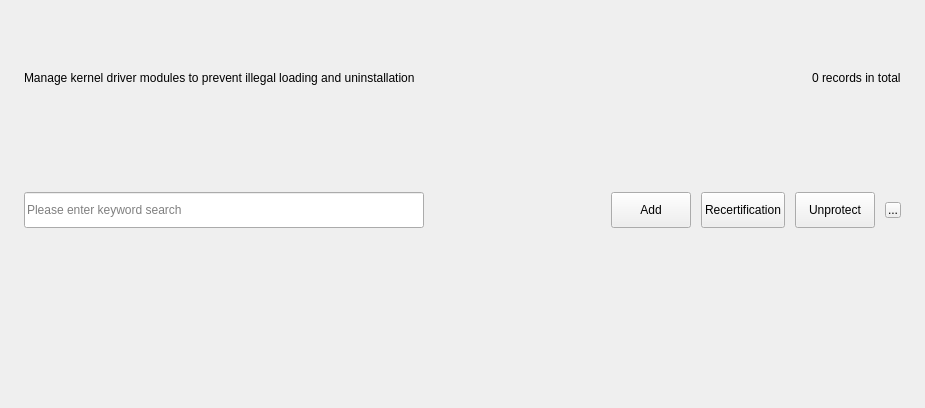
<?xml version="1.0" encoding="UTF-8"?>
<ui version="4.0">
 <class>TPKernel</class>
 <widget class="QWidget" name="TPKernel">
  <property name="geometry">
   <rect>
    <x>0</x>
    <y>0</y>
    <width>925</width>
    <height>408</height>
   </rect>
  </property>
  <property name="windowTitle">
   <string>Form</string>
  </property>
  <property name="styleSheet">
   <string notr="true"/>
  </property>
  <layout class="QVBoxLayout" name="verticalLayout">
   <property name="spacing">
    <number>10</number>
   </property>
   <property name="leftMargin">
    <number>24</number>
   </property>
   <property name="topMargin">
    <number>16</number>
   </property>
   <property name="rightMargin">
    <number>0</number>
   </property>
   <property name="bottomMargin">
    <number>4</number>
   </property>
   <item>
    <layout class="QHBoxLayout" name="horizontalLayout">
     <property name="rightMargin">
      <number>24</number>
     </property>
     <item>
      <widget class="QLabel" name="label">
       <property name="minimumSize">
        <size>
         <width>420</width>
         <height>0</height>
        </size>
       </property>
       <property name="text">
        <string>Manage kernel driver modules to prevent illegal loading and uninstallation</string>
       </property>
      </widget>
     </item>
     <item>
      <spacer name="horizontalSpacer">
       <property name="orientation">
        <enum>Qt::Horizontal</enum>
       </property>
       <property name="sizeHint" stdset="0">
        <size>
         <width>40</width>
         <height>20</height>
        </size>
       </property>
      </spacer>
     </item>
     <item>
      <widget class="QLabel" name="m_tips">
       <property name="text">
        <string>0 records in total</string>
       </property>
      </widget>
     </item>
    </layout>
   </item>
   <item>
    <widget class="QWidget" name="m_controlLine" native="true">
     <layout class="QHBoxLayout" name="horizontalLayout_2">
      <property name="spacing">
       <number>10</number>
      </property>
      <property name="leftMargin">
       <number>0</number>
      </property>
      <property name="topMargin">
       <number>0</number>
      </property>
      <property name="rightMargin">
       <number>24</number>
      </property>
      <property name="bottomMargin">
       <number>0</number>
      </property>
      <item>
       <widget class="QLineEdit" name="m_search">
        <property name="sizePolicy">
         <sizepolicy hsizetype="Fixed" vsizetype="Fixed">
          <horstretch>0</horstretch>
          <verstretch>0</verstretch>
         </sizepolicy>
        </property>
        <property name="minimumSize">
         <size>
          <width>400</width>
          <height>36</height>
         </size>
        </property>
        <property name="maximumSize">
         <size>
          <width>400</width>
          <height>36</height>
         </size>
        </property>
        <property name="placeholderText">
         <string>Please enter keyword search</string>
        </property>
       </widget>
      </item>
      <item>
       <spacer name="horizontalSpacer_2">
        <property name="orientation">
         <enum>Qt::Horizontal</enum>
        </property>
        <property name="sizeHint" stdset="0">
         <size>
          <width>40</width>
          <height>20</height>
         </size>
        </property>
       </spacer>
      </item>
      <item>
       <widget class="QPushButton" name="m_add">
        <property name="sizePolicy">
         <sizepolicy hsizetype="Fixed" vsizetype="Fixed">
          <horstretch>0</horstretch>
          <verstretch>0</verstretch>
         </sizepolicy>
        </property>
        <property name="minimumSize">
         <size>
          <width>72</width>
          <height>36</height>
         </size>
        </property>
        <property name="text">
         <string>Add</string>
        </property>
       </widget>
      </item>
      <item>
       <widget class="QPushButton" name="m_recertification">
        <property name="sizePolicy">
         <sizepolicy hsizetype="Fixed" vsizetype="Fixed">
          <horstretch>0</horstretch>
          <verstretch>0</verstretch>
         </sizepolicy>
        </property>
        <property name="minimumSize">
         <size>
          <width>72</width>
          <height>36</height>
         </size>
        </property>
        <property name="text">
         <string>Recertification</string>
        </property>
       </widget>
      </item>
      <item>
       <widget class="QPushButton" name="m_unprotect">
        <property name="sizePolicy">
         <sizepolicy hsizetype="Fixed" vsizetype="Fixed">
          <horstretch>0</horstretch>
          <verstretch>0</verstretch>
         </sizepolicy>
        </property>
        <property name="minimumSize">
         <size>
          <width>72</width>
          <height>36</height>
         </size>
        </property>
        <property name="text">
         <string>Unprotect</string>
        </property>
       </widget>
      </item>
      <item>
       <widget class="QToolButton" name="m_refresh">
        <property name="maximumSize">
         <size>
          <width>16</width>
          <height>16</height>
         </size>
        </property>
        <property name="cursor">
         <cursorShape>PointingHandCursor</cursorShape>
        </property>
        <property name="text">
         <string>...</string>
        </property>
       </widget>
      </item>
     </layout>
    </widget>
   </item>
   <item>
    <widget class="KS::TPKernelTable" name="m_kernelTable" native="true"/>
   </item>
  </layout>
 </widget>
 <customwidgets>
  <customwidget>
   <class>KS::TPKernelTable</class>
   <extends>QWidget</extends>
   <header>src/ui/tp/tp-kernel-table.h</header>
   <container>1</container>
  </customwidget>
 </customwidgets>
 <resources/>
 <connections/>
</ui>
